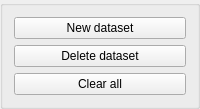
     <widget class="QGroupBox" name="dataButtonGroupBox">
      <property name="sizePolicy">
       <sizepolicy hsizetype="Fixed" vsizetype="Fixed">
        <horstretch>0</horstretch>
        <verstretch>0</verstretch>
       </sizepolicy>
      </property>
      <property name="minimumSize">
       <size>
        <width>80</width>
        <height>100</height>
       </size>
      </property>
      <property name="maximumSize">
       <size>
        <width>200</width>
        <height>16777215</height>
       </size>
      </property>
      <property name="title">
       <string/>
      </property>
      <layout class="QVBoxLayout" name="verticalLayout">
       <item>
        <widget class="QPushButton" name="newRowButton">
         <property name="sizePolicy">
          <sizepolicy hsizetype="Preferred" vsizetype="Fixed">
           <horstretch>0</horstretch>
           <verstretch>0</verstretch>
          </sizepolicy>
         </property>
         <property name="toolTip">
          <string notr="true"/>
         </property>
         <property name="text">
          <string notr="true">New dataset</string>
         </property>
        </widget>
       </item>
       <item>
        <widget class="QPushButton" name="deleteRowButton">
         <property name="sizePolicy">
          <sizepolicy hsizetype="Preferred" vsizetype="Fixed">
           <horstretch>0</horstretch>
           <verstretch>0</verstretch>
          </sizepolicy>
         </property>
         <property name="toolTip">
          <string notr="true"/>
         </property>
         <property name="text">
          <string notr="true">Delete dataset</string>
         </property>
        </widget>
       </item>
       <item>
        <widget class="QPushButton" name="clearAllButton">
         <property name="sizePolicy">
          <sizepolicy hsizetype="Preferred" vsizetype="Fixed">
           <horstretch>0</horstretch>
           <verstretch>0</verstretch>
          </sizepolicy>
         </property>
         <property name="toolTip">
          <string notr="true"/>
         </property>
         <property name="text">
          <string notr="true">Clear all</string>
         </property>
         <property name="icon">
          <iconset resource="../resources.qrc">
           <normaloff>:/icons/delete.png</normaloff>:/icons/delete.png</iconset>
         </property>
        </widget>
       </item>
      </layout>
     </widget>
